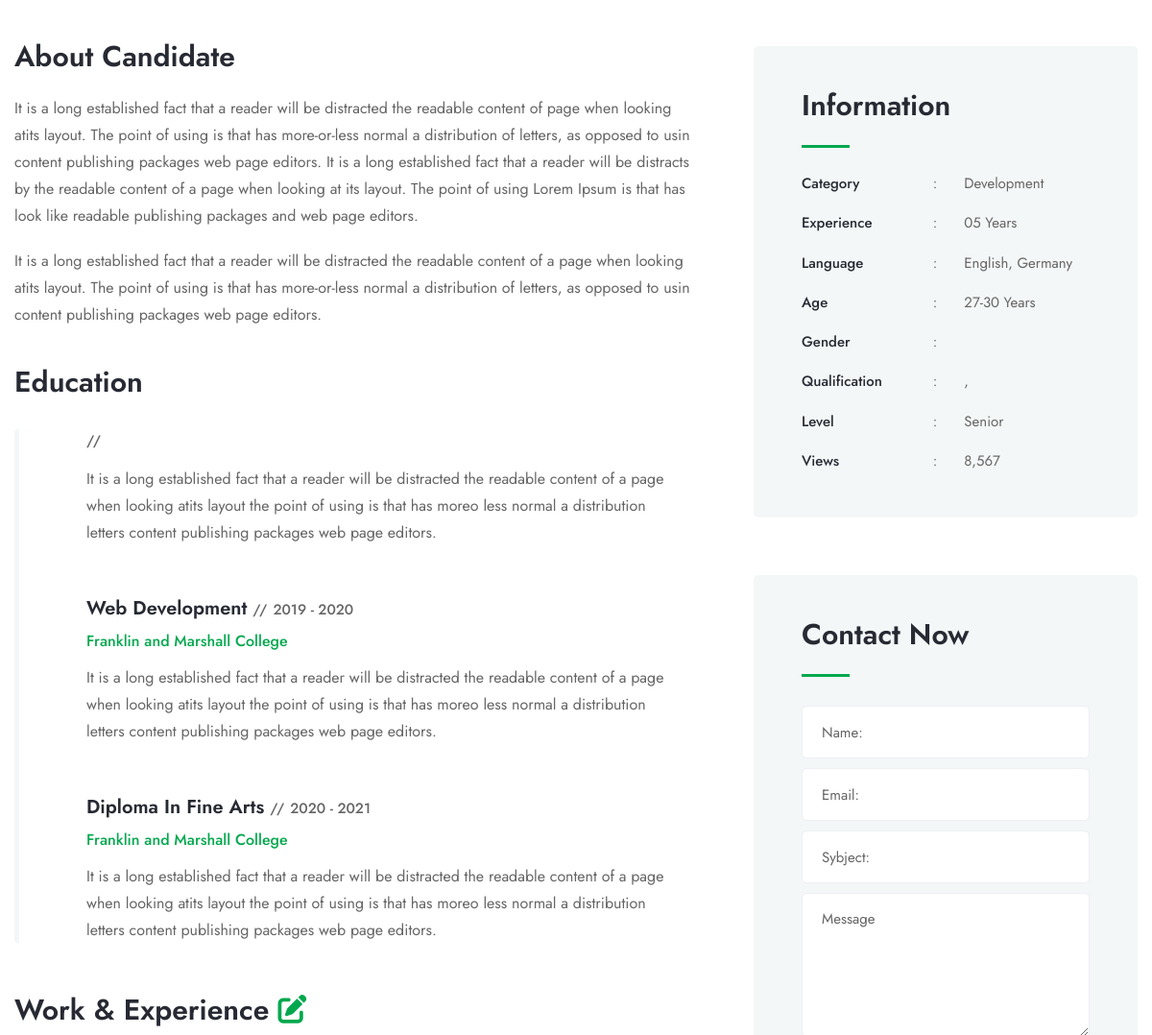
Page /user_view/vishal (middle part) on the earlier database version.
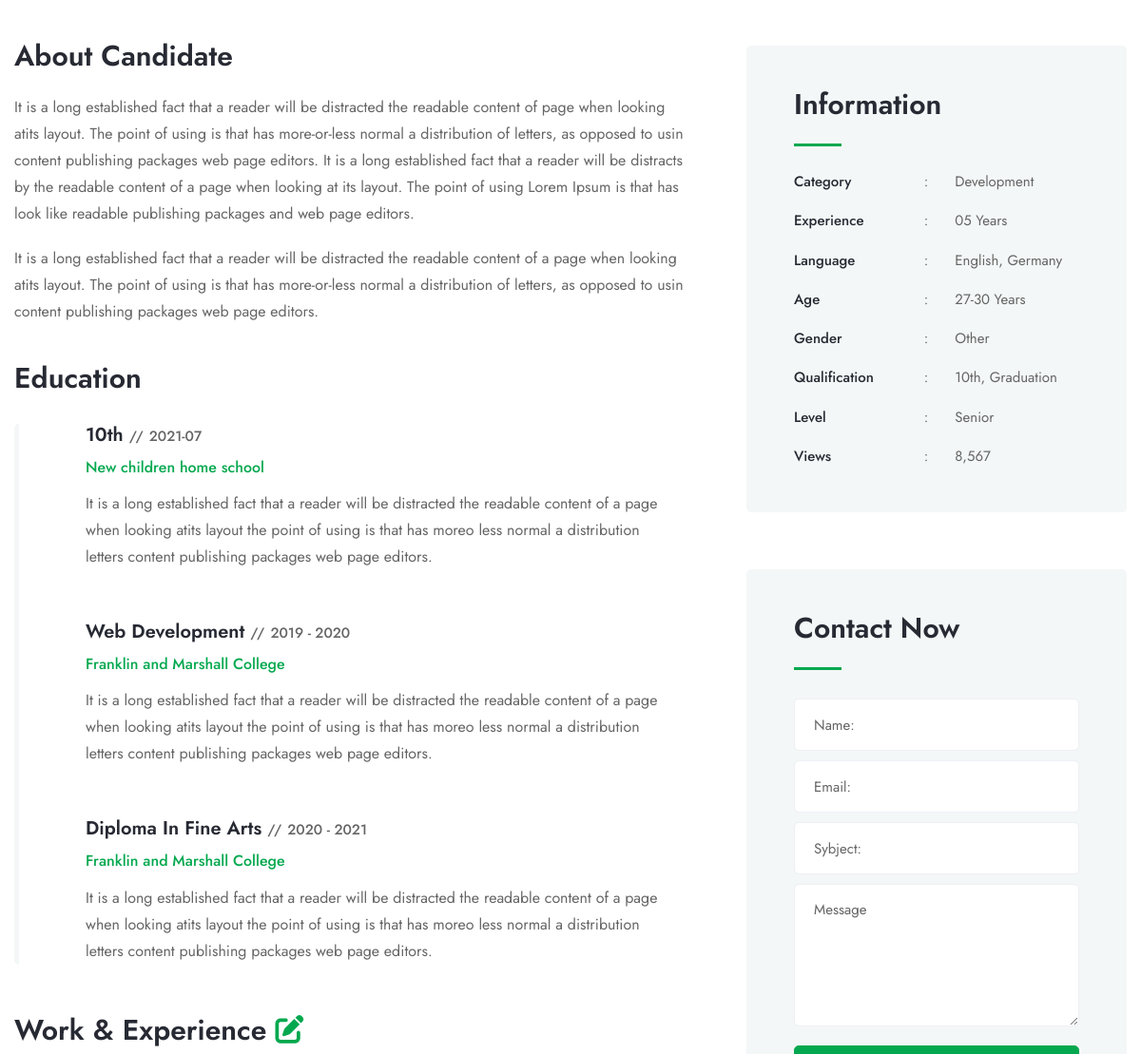
Same page on the later database version.
### intern/models.py (models this page shows)
class UserDetails(models.Model):
    GENDER = [
        ('Male', 'Male'),
        ('Female', 'Female'),
        ('Other', 'Other'),
    ]
    username = models.OneToOneField(User, on_delete=models.CASCADE)
    full_name = models.CharField(max_length=50)
    about = models.CharField(max_length=1000)
    gender = models.CharField(max_length=6, choices=GENDER)
    phone = models.IntegerField(default="0000000000")
    category = models.CharField(max_length=50, default="Web Developer")
    language = models.CharField(max_length=60, default="English")
    address = models.CharField(max_length=500, default="my home")
    dob = models.CharField(max_length=50, default="00/00/0000")
    edu_type_1 = models.CharField(max_length=50)
    edu_marks_1 = models.FloatField(max_length=4)
    edu_percentage_1 = models.CharField(max_length=12)
    edu_branch_1 = models.CharField(max_length=100)
    edu_year_1 = models.CharField(max_length=50)
    edu_inst_1 = models.CharField(max_length=100)
    edu_location_1 = models.CharField(max_length=100)
    edu_about_1 = models.CharField(max_length=1000, default="my home")
    edu_type_2 = models.CharField(max_length=25)
    edu_marks_2 = models.FloatField(max_length=4)
    edu_percentage_2 = models.CharField(max_length=12)
    edu_branch_2 = models.CharField(max_length=100)
    edu_year_2 = models.CharField(max_length=50)
    edu_inst_2 = models.CharField(max_length=100)
    edu_location_2 = models.CharField(max_length=100)
    edu_about_2 = models.CharField(max_length=1000, default="my home")
    user_img = models.FileField(upload_to="userProfile")
    resume = models.FileField(upload_to="userResume")

### intern/views.py (the view, shortened to what this page needs)
# urls.py: path('user_view/<pk>', views.user_view, name='user_view'),
@csrf_exempt
def user_view(request, pk):
    user_obj = User.objects.filter(username=pk).first()
    title = user_obj.username
    user_detail = UserDetails.objects.filter(username=user_obj).first()
    return render(request, 'user_view.html', {"user_obj": user_obj, "userDetail": user_detail, 'title': title})

### intern/templates/user_view.html (shortened to what the changed rows need)
{% extends 'base.html' %} {% load static %} {% block content %}
    <section class="team-details-area">
      <div class="container">
        <div class="row">
          <div class="col-lg-7 col-xl-8">
            <div class="team-details-item">
              <div class="candidate-details-wrap">
                <div class="candidate-details-content">
                  <div class="content-item">
                    <h4 class="title">
                      {{userDetail.edu_type_1.capitalize}} <span>//</span>
                      <span>{{userDetail.edu_year_1 }}</span>
                    </h4>
                    <h5 class="sub-title">
                      {{userDetail.edu_inst_1.capitalize}}
                    </h5>
                    <p class="desc">
                      It is a long established fact that a reader will be
                      distracted the readable content of a page when looking
                      atits layout the point of using is that has moreo less
                      normal a distribution letters content publishing packages
                      web page editors.
                    </p>
                  </div>
                </div>
              </div>
            </div>
          </div>
          <div class="col-lg-5 col-xl-4">
            <div class="team-sidebar">
              <div class="widget-item">
                <div class="summery-info">
                  <table class="table">
                    <tbody>
                      <tr>
                        <td class="table-name">Gender</td>
                        <td class="dotted">:</td>
                        <td>{{userDetail.gender.capitalize}}</td>
                      </tr>
                      <tr>
                        <td class="table-name">Qualification</td>
                        <td class="dotted">:</td>
                        <td>
                          {{userDetail.edu_type_1.capitalize}},
                          {{userDetail.edu_type_2.capitalize}}
                        </td>
                      </tr>
                    </tbody>
                  </table>
                </div>
              </div>
            </div>
          </div>
        </div>
      </div>
    </section>
{% endblock content %}

Differences in the rows shown:
added UserDetails: edu_type_1 "10th", edu_year_1 "2021-07", edu_inst_1 "New children home school", gender "Other", edu_type_2 "Graduation"
